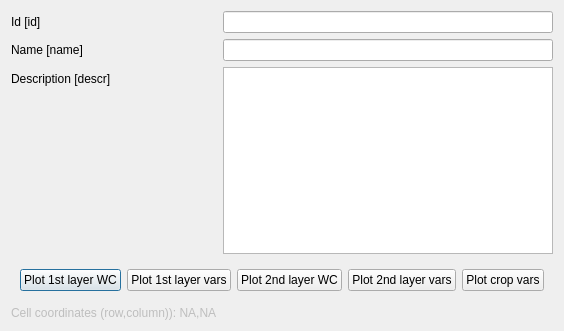
<?xml version="1.0" encoding="UTF-8"?>
<ui version="4.0">
 <class>Dialog</class>
 <widget class="QDialog" name="Dialog">
  <property name="geometry">
   <rect>
    <x>0</x>
    <y>0</y>
    <width>543</width>
    <height>331</height>
   </rect>
  </property>
  <property name="windowTitle">
   <string>Dialog</string>
  </property>
  <property name="locale">
   <locale language="English" country="UnitedStates"/>
  </property>
  <layout class="QFormLayout" name="formLayout">
   <item row="0" column="0">
    <widget class="QLabel" name="id_LBL">
     <property name="toolTip">
      <string>Unique feature identifier</string>
     </property>
     <property name="text">
      <string>Id [id]</string>
     </property>
    </widget>
   </item>
   <item row="0" column="1">
    <widget class="QLineEdit" name="id">
     <property name="enabled">
      <bool>true</bool>
     </property>
     <property name="toolTip">
      <string>Unique link id</string>
     </property>
    </widget>
   </item>
   <item row="1" column="0">
    <widget class="QLabel" name="name_LBL">
     <property name="toolTip">
      <string>The name of the link</string>
     </property>
     <property name="text">
      <string>Name [name]</string>
     </property>
    </widget>
   </item>
   <item row="1" column="1">
    <widget class="QLineEdit" name="name">
     <property name="toolTip">
      <string>The name of the link</string>
     </property>
    </widget>
   </item>
   <item row="2" column="0">
    <widget class="QLabel" name="descr_LBL">
     <property name="text">
      <string>Description [descr]</string>
     </property>
    </widget>
   </item>
   <item row="2" column="1">
    <widget class="QTextEdit" name="descr"/>
   </item>
   <item row="3" column="0" colspan="2">
    <widget class="QWidget" name="widget" native="true">
     <layout class="QHBoxLayout" name="horizontalLayout">
      <item>
       <widget class="QPushButton" name="PLOT_EVA_WC">
        <property name="text">
         <string>Plot 1st layer WC</string>
        </property>
       </widget>
      </item>
      <item>
       <widget class="QPushButton" name="PLOT_EVA_VARS">
        <property name="text">
         <string>Plot 1st layer vars</string>
        </property>
       </widget>
      </item>
      <item>
       <widget class="QPushButton" name="PLOT_TRANS_WC">
        <property name="text">
         <string>Plot 2nd layer WC</string>
        </property>
       </widget>
      </item>
      <item>
       <widget class="QPushButton" name="PLOT_TRANS_VARS">
        <property name="text">
         <string>Plot 2nd layer vars</string>
        </property>
       </widget>
      </item>
      <item>
       <widget class="QPushButton" name="PLOT_CROP_VARS">
        <property name="text">
         <string>Plot crop vars</string>
        </property>
       </widget>
      </item>
     </layout>
    </widget>
   </item>
   <item row="4" column="0">
    <widget class="QLabel" name="INFO_LBL">
     <property name="enabled">
      <bool>false</bool>
     </property>
     <property name="text">
      <string>Cell coordinates (row,column)): NA,NA</string>
     </property>
    </widget>
   </item>
  </layout>
 </widget>
 <resources/>
 <connections/>
</ui>
